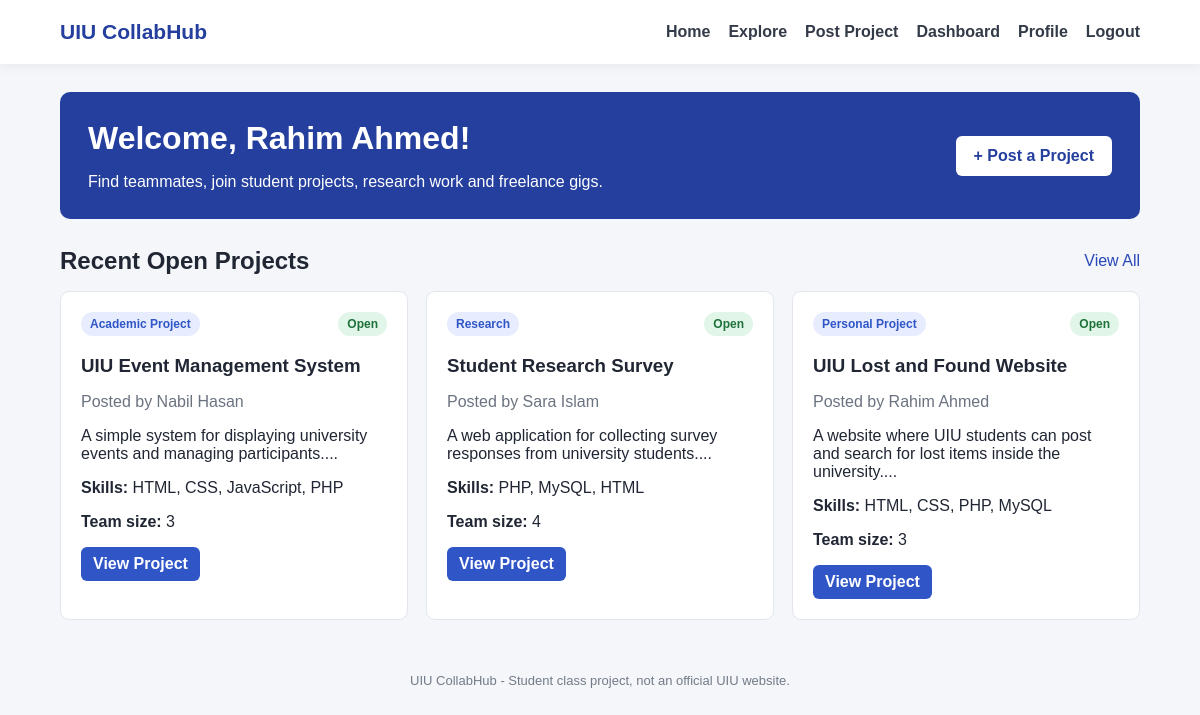
Screenshot of /home.php (signed in) with the database file from the repository.
### tables this page shows
CREATE TABLE IF NOT EXISTS projects (
    project_id INT PRIMARY KEY AUTO_INCREMENT,
    user_id INT NOT NULL,
    title VARCHAR(120) NOT NULL,
    project_type VARCHAR(40) NOT NULL,
    description VARCHAR(1000) NOT NULL,
    skills_needed VARCHAR(255) NOT NULL,
    team_size INT NOT NULL,
    deadline DATE,
    status VARCHAR(20) DEFAULT 'Open',
    created_at TIMESTAMP DEFAULT CURRENT_TIMESTAMP
);

CREATE TABLE IF NOT EXISTS users (
    user_id INT PRIMARY KEY AUTO_INCREMENT,
    student_id VARCHAR(20) UNIQUE NOT NULL,
    name VARCHAR(60) NOT NULL,
    email VARCHAR(80) NOT NULL,
    department VARCHAR(30) NOT NULL,
    password VARCHAR(255) NOT NULL,
    security_question VARCHAR(150) NOT NULL,
    security_answer VARCHAR(255) NOT NULL,
    skills VARCHAR(255),
    bio VARCHAR(500)
);

### home.php (the view, shortened to what this page needs)
<?php
include 'db.php';
$sql = "SELECT projects.*, users.name FROM projects
        JOIN users ON projects.user_id = users.user_id
        WHERE projects.status='Open'
        ORDER BY projects.project_id DESC LIMIT 6";
$result = $conn->query($sql);
?>
<!DOCTYPE html>
<html lang="en">
<head>
    <link rel="stylesheet" href="style.css">
</head>
<body>
<?php include 'navbar.php'; ?>
<div class="page-container">
    <div class="hero">
        <div>
            <h1>Welcome, <?= htmlspecialchars($_SESSION['name']) ?>!</h1>
            <p>Find teammates, join student projects, research work and freelance gigs.</p>
        </div>
        <a class="button-link" href="create_project.php">+ Post a Project</a>
    </div>
    <div class="section-title">
        <h2>Recent Open Projects</h2>
        <a href="projects.php">View All</a>
    </div>
    <div class="card-list">
        <?php if($result && $result->num_rows > 0){ ?>
            <?php while($row = $result->fetch_assoc()){ ?>
                <div class="project-card">
                    <div class="card-top">
                        <span class="tag type-tag"><?= htmlspecialchars($row['project_type']) ?></span>
                        <span class="status open"><?= htmlspecialchars($row['status']) ?></span>
                    </div>
                    <h3><?= htmlspecialchars($row['title']) ?></h3>
                    <p class="muted">Posted by <?= htmlspecialchars($row['name']) ?></p>
                    <p><?= htmlspecialchars(substr($row['description'], 0, 150)) ?>...</p>
                    <p><strong>Skills:</strong> <?= htmlspecialchars($row['skills_needed']) ?></p>
                    <p><strong>Team size:</strong> <?= (int)$row['team_size'] ?></p>
                    <a class="small-button" href="project_details.php?id=<?= $row['project_id'] ?>">View Project</a>
                </div>
            <?php } ?>
        <?php } ?>
    </div>
</div>
<footer>UIU CollabHub - Student class project, not an official UIU website.</footer>
</body>
</html>

### navbar.php (shortened to what this page needs)
<div class="navbar">
    <a class="brand" href="home.php">UIU CollabHub</a>
    <div class="nav-links">
        <a href="home.php">Home</a>
        <a href="projects.php">Explore</a>
        <a href="create_project.php">Post Project</a>
        <a href="dashboard.php">Dashboard</a>
        <a href="profile.php?id=<?= $_SESSION['user_id'] ?>">Profile</a>
        <a href="logout.php">Logout</a>
    </div>
</div>

### style.css (style rules this page uses)
* { box-sizing: border-box; }
body { margin: 0; font-family: Arial, Helvetica, sans-serif; background-color: #f4f6f9; color: #202633; }
a { color: #2948b8; text-decoration: none; }
.subtitle, .muted { color: #6b7280; }
button, .button-link, .small-button { border: none; background-color: #2f55c7; color: white; padding: 11px 18px; border-radius: 6px; cursor: pointer; font-weight: bold; display: inline-block; text-decoration: none; }
.small-button { padding: 8px 12px; }
.navbar { min-height: 64px; background-color: white; display: flex; justify-content: space-between; align-items: center; padding: 12px 5%; box-shadow: 0 2px 12px rgba(0, 0, 0, 0.06); gap: 20px; }
.brand { font-size: 21px; font-weight: bold; color: #243f9e; }
.nav-links { display: flex; flex-direction: row; flex-wrap: wrap; gap: 18px; align-items: center; }
.nav-links a { color: #333a48; font-weight: bold; }
.page-container { width: 90%; max-width: 1180px; margin: 28px auto; }
.hero { background-color: #243f9e; color: white; border-radius: 10px; padding: 28px; display: flex; justify-content: space-between; align-items: center; gap: 20px; margin-bottom: 28px; }
.hero h1 { margin-top: 0; margin-bottom: 8px; }
.hero p { margin-bottom: 0; }
.hero .button-link { background-color: white; color: #243f9e; }
.section-title { display: flex; justify-content: space-between; align-items: center; gap: 20px; margin-bottom: 16px; }
.section-title h1, .section-title h2 { margin: 0; }
.card-list { display: flex; flex-direction: row; flex-wrap: wrap; gap: 18px; }
.project-card { width: calc(33.333% - 12px); min-width: 270px; flex-grow: 1; background-color: white; border-radius: 9px; padding: 20px; border: 1px solid #e2e6ed; }
.project-card h3 { margin-bottom: 8px; }
.card-top { display: flex; justify-content: space-between; gap: 10px; align-items: center; }
.tag, .status { display: inline-block; padding: 5px 9px; border-radius: 20px; font-size: 12px; font-weight: bold; }
.type-tag { background-color: #e7edff; color: #2f55c7; }
.status.open, .status.accepted { background-color: #e1f6e8; color: #1e713b; }
footer { text-align: center; padding: 25px; color: #737b88; font-size: 13px; }

### rows the page displays
projects: project_type "Academic Project", status "Open", title "UIU Event Management System", user.name "Nabil Hasan", description "A simple system for displaying university events and managing participants.", skills_needed "HTML, CSS, JavaScript, PHP", team_size "3"
projects: project_type "Research", status "Open", title "Student Research Survey", user.name "Sara Islam", description "A web application for collecting survey responses from university students.", skills_needed "PHP, MySQL, HTML", team_size "4"
projects: project_type "Personal Project", status "Open", title "UIU Lost and Found Website", user.name "Rahim Ahmed", description "A website where UIU students can post and search for lost items inside the university.", skills_needed "HTML, CSS, PHP, MySQL", team_size "3"

### other values shown
$_SESSION['name'] "Rahim Ahmed"
